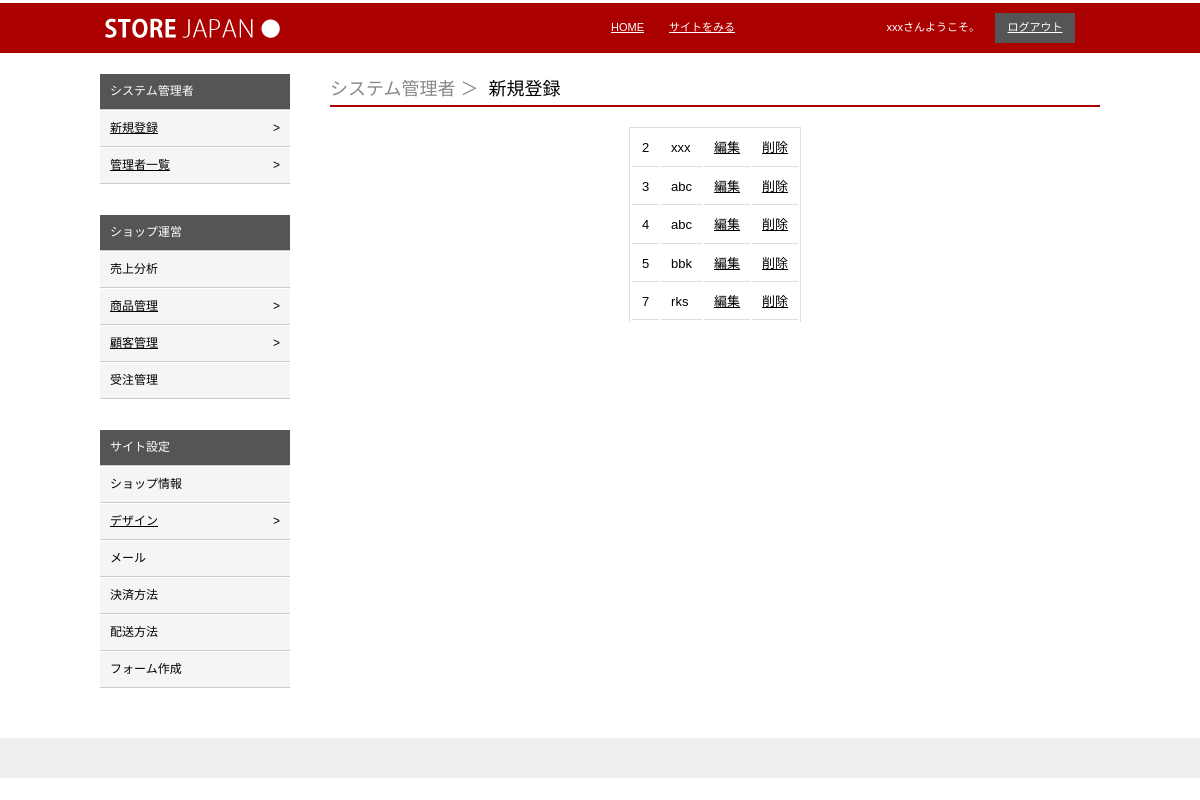
The page /admin/Admin_Administrator/adminAdministratorList.php (signed in) on the database its author committed.
### tables this page shows
CREATE TABLE IF NOT EXISTS `user` (
  `id` int(1) NOT NULL AUTO_INCREMENT,
  `name` varchar(20) NOT NULL,
  `password` varchar(10) NOT NULL,
  `admin` int(1) NOT NULL,
  PRIMARY KEY (`id`)
);

### admin/Admin_Administrator/adminAdministratorList.php (the view, shortened to what this page needs)
<!DOCTYPE html PUBLIC "-//W3C//DTD XHTML 1.0 Transitional//EN" "http://www.w3.org/TR/xhtml1/DTD/xhtml1-transitional.dtd">
<html>
	<head>
    <link rel="stylesheet" type="text/css" href="../css/style.css" />
    <link rel="stylesheet" type="text/css" href="../css/admin.css" />
	</head>
	<body>
	       <div id="header">
	       <?php require_once("../module/header.php");?>
	       </div>
	       <div id="main">
	           <div id="leftColumn">
<?php
require_once("../module/adminLeftMenu1.php");
?>
	           </div>
	           <div id="rightColumn">
				<ul id="mainTitle">
					<li>システム管理者</li>
					<li>新規登録</li>
        		</ul>
<?php
	$connection = mysqli_connect("localhost","store","admin");
	mysqli_set_charset($connection,"utf8");
$SQL = "SELECT id,name,password,admin from user";
$result = mysqli_query($connection,$SQL);
?>
<table id="formTable">
<?php
while($resultstring = mysqli_fetch_array($result, MYSQLI_BOTH))
{
?>
<tr>
<td><?php echo $resultstring["id"];?></td>
<td><?php echo $resultstring["name"];?></td>
<?php
	$editUrl = "./adminEditAdministrator.php?id=".$resultstring["id"];
	$deleteUrl = "./deleteAdministrator.php?id=".$resultstring["id"];
?>
<td><a href="<?php echo $editUrl;?>">編集</a></td>
<td><a href="<?php echo $deleteUrl;?>">削除</a></td>
</tr>
<?php
}
?>
</table>
	           </div>
	       </div>
        <div id="footer">
        </div>
	</body>
</html>

### admin/css/style.css (style rules this page uses)
html,body,ul,li,p,h1,h2,h3,h4,h5,img { margin:0; padding:0; font-size:12px; line-height: 1.8em; font-family: arial; }
html,body { height:100%; }
ul,li { list-style-type: none; }
a { color:black; }
#headerInner,#footerInner,#gNaviInner,#main { width:1000px; margin:0 auto; font-size:11px; line-height:1.4em; }
#header { background:#888; overflow:hidden; height:50px; border-top:3px solid white; }
#main { overflow:hidden; padding:20px 0; min-height:80%; }
#leftColumn { width:190px; float:left; }
#rightColumn { width:770px; float:right; }
#footer { width:100%; padding:20px 0; background:#eee; }

### admin/css/admin.css (style rules this page uses)
#header { background: #a00; }
#rightColumn ul#mainTitle { overflow: hidden; border-bottom:2px solid #a00; margin-bottom:20px; }
#rightColumn ul#mainTitle li:first-child { color:#888; }
#rightColumn ul#mainTitle li { float:left; padding:0px; margin-right:10px; font-size:18px; }
#rightColumn ul#mainTitle li:after { content:" ＞"; }
#rightColumn ul#mainTitle li:last-child:after { content:""; }
table,tr,td { padding:0; margin:0; border:0; }
table#formTable td { margin:0; padding:10px; border-bottom:1px solid #ddd; font-size:13px; }
table#formTable { border-top:1px solid #ddd; border-left:1px solid #ddd; border-right:1px solid #ddd; }
#formTable { margin:0 auto; }
#rightColumn { font-size:13px; }

### rows shown on the page
user: id "2", name "xxx"
user: id "3", name "abc"
user: id "4", name "abc"
user: id "5", name "bbk"
user: id "7", name "rks"

### other values the page prints
$_SESSION["LOGIN_ID"] "xxx"
